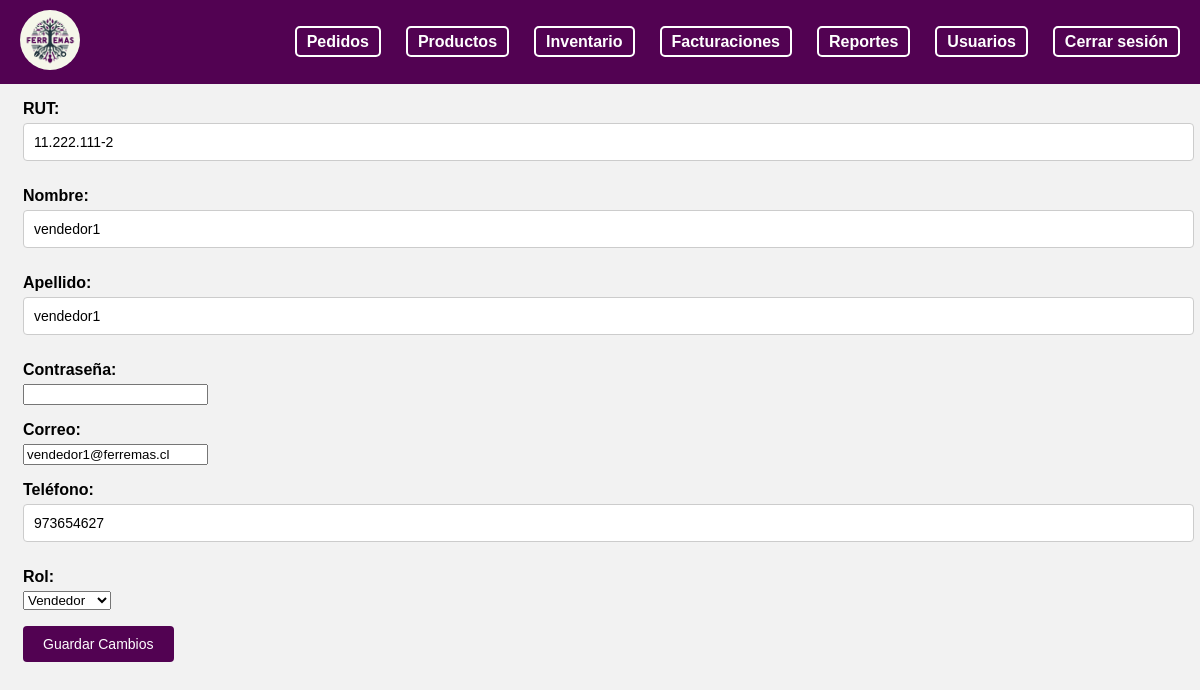
The app's page /editar_empleado/2/, older data.
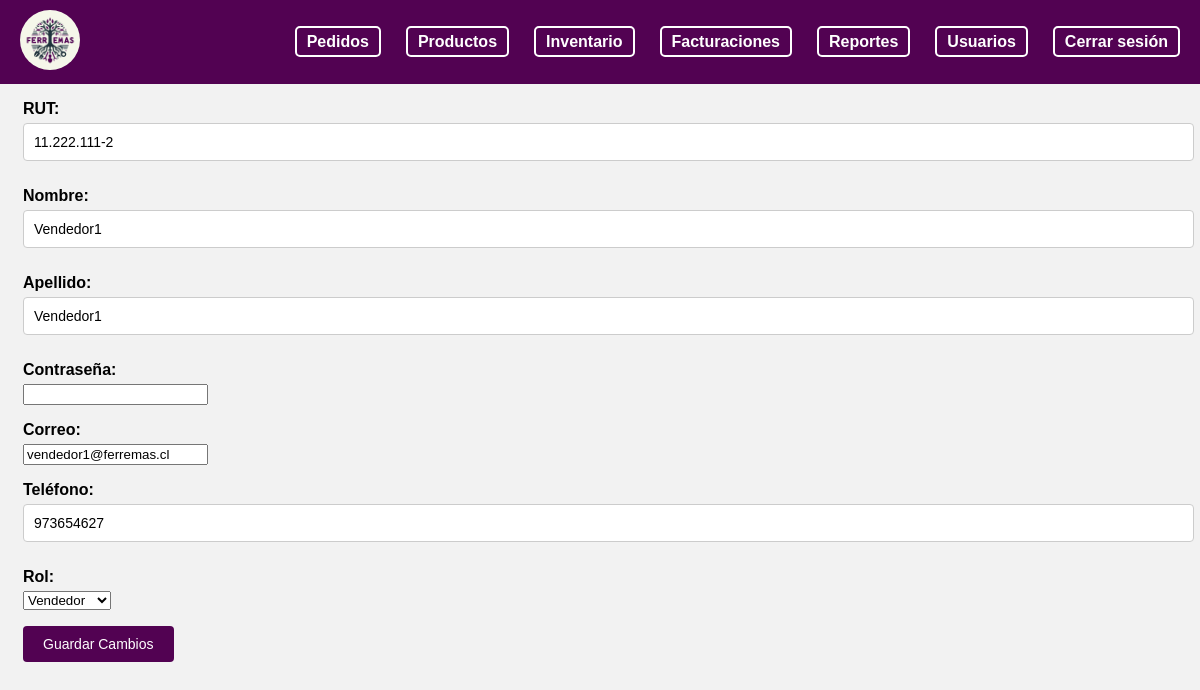
The same page, newer data.
### myapp/models.py (models this page shows, shortened)
class Empleado(models.Model):
    emp_id = models.AutoField(primary_key=True)
    emp_rut= models.CharField(max_length=12, null=False, unique=True)
    emp_name = models.CharField(max_length=15, null=False)
    emp_lastname = models.CharField(max_length=20, null=False)
    emp_password = models.CharField(max_length=20, null=False)
    emp_mail = models.EmailField(null=False)
    emp_fono = models.IntegerField(null=False)
    rol = models.ForeignKey(Rol, on_delete=models.CASCADE)

### myapp/views.py (the view)
# urls.py: path('editar_empleado/<int:empleado_id>/', views.editar_empleado, name='editar_empleado'),
def editar_empleado(request, empleado_id):
    empleado = get_object_or_404(Empleado, emp_id=empleado_id)
    form_class = EditEmpleadoForm
    if request.method == 'POST':
        form = form_class(request.POST, instance=empleado)
        if form.is_valid():
            form.save()
            messages.success(request, 'Empleado actualizado correctamente.')
            return redirect('adm_usuarios')
    else:
        form = form_class(instance=empleado)
    context = {
        'form': form,
        'usuario': empleado,
    }
    return render(request, 'empleado/admin/ediciones/editar_usuario.html', context)

### myapp/forms.py
class EditEmpleadoForm(forms.ModelForm):
    class Meta:
        model = Empleado
        fields = ['emp_rut', 'emp_name', 'emp_lastname', 'emp_password', 'emp_mail', 'emp_fono', 'rol']
        labels = {
            'emp_rut': 'RUT',
            'emp_name': 'Nombre',
            'emp_lastname': 'Apellido',
            'emp_password': 'Contraseña',
            'emp_mail': 'Correo',
            'emp_fono': 'Teléfono',
            'rol': 'Rol',
        }
        widgets = {
            'emp_rut': forms.TextInput(attrs={'class': 'form-control'}),
            'emp_name': forms.TextInput(attrs={'class': 'form-control'}),
            'emp_lastname': forms.TextInput(attrs={'class': 'form-control'}),
            'emp_password': forms.PasswordInput(attrs={'class': 'form-control'}),
            'emp_mail': forms.EmailInput(attrs={'class': 'form-control'}),
            'emp_fono': forms.NumberInput(attrs={'class': 'form-control'}),
            'rol': forms.Select(attrs={'class': 'form-control'}),
        }

### myapp/models.py (called while the page is built)
    def __str__(self):
        return self.rol_description

### myapp/templates/empleado/admin/ediciones/editar_usuario.html (shortened to what this page needs)
{% load static %}
<!DOCTYPE html>
<html lang="en">
<head>
    <link rel="stylesheet" href="{% static '/styles/nav.css' %}" />
    <link rel="stylesheet" href="{% static '/styles/form.css' %}">
</head>
<body>
    <header>
        <nav>
            <div class="navbar">
                <div class="logo">
                    <a href="/adm_home">
                        <img src="{% static '/logo/LogoFerremas.png' %}" alt="Logo" />
                    </a>
                </div>
                <div class="nav-items">
                    <ul>
                        <li><a href="/adm_pedidos" id="pedidos-link"> Pedidos</a></li>
                        <li><a href="/adm_productos" id="productos-link"> Productos</a></li>
                        <li><a href="/adm_inventario" id="inventario-link"> Inventario</a></li>
                        <li><a href="#" id="facturaciones-link"> Facturaciones</a></li>
                        <li><a href="#" id="reportes-link"> Reportes</a></li>
                        <li><a href="/adm_usuarios" id="usuarios-link"> Usuarios</a></li>
                        <li><a href="/"> Cerrar sesión</a></li>
                    </ul>
                </div>
            </div>
        </nav>
    </header>
    <div class="content" style="margin-top: 100px; margin-left: 15px;">
        <form method="post">
            {{ form.as_p }}
            <button type="submit">Guardar Cambios</button>
        </form>
    </div>
</body>
</html>

Row changes from the older to the newer data that the page shows:
changed Empleado "vendedor1@ferremas.cl": emp_name "vendedor1" → "Vendedor1"; emp_lastname "vendedor1" → "Vendedor1"
